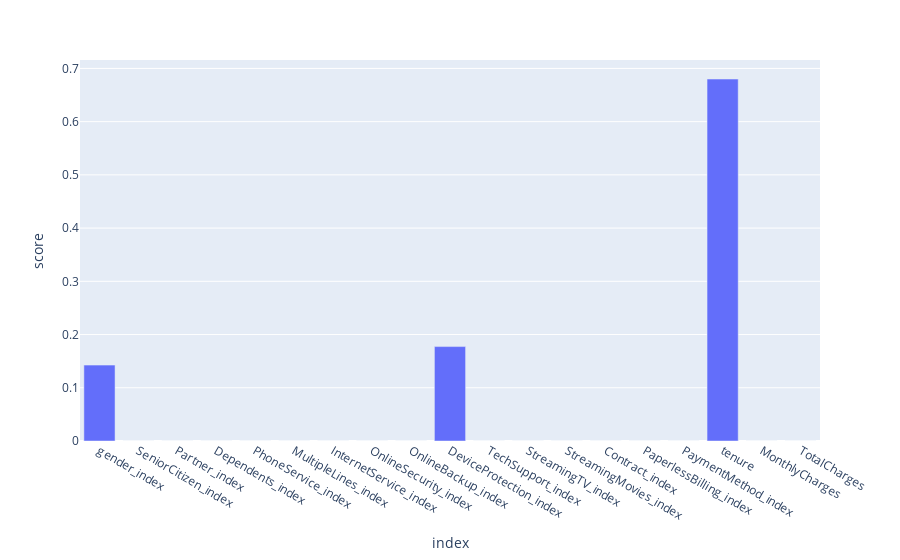

The cell this chart's notebook holds for it:
### Markdown cell above
We were asked to recommend a solution to reduce the customer churn.

### Code cell
feature_importance = model.featureImportances
scores = [score for i ,score in enumerate(feature_importance)]
df=pd.DataFrame(scores,columns=['score'],index=categorical_features_indexer+numerical_features)
px.bar(df,y='score')

### Figure 1 — Plotly figure (JSON) as saved in the notebook; plotly's stock layout.template omitted (floating-point values rounded to 4 significant figures)
{"data": [{"alignmentgroup": "True", "hovertemplate": "index=%{x}<br>score=%{y}<extra></extra>", "legendgroup": "", "marker": {"color": "#636efa", "pattern": {"shape": ""}}, "name": "", "offsetgroup": "", "orientation": "v", "showlegend": false, "textposition": "auto", "type": "bar", "x": ["gender_index", "SeniorCitizen_index", "Partner_index", "Dependents_index", "PhoneService_index", "MultipleLines_index", "InternetService_index", "OnlineSecurity_index", "OnlineBackup_index", "DeviceProtection_index", "TechSupport_index", "StreamingTV_index", "StreamingMovies_index", "Contract_index", "PaperlessBilling_index", "PaymentMethod_index", "tenure", "MonthlyCharges", "TotalCharges"], "xaxis": "x", "y": [0.1426, 0, 0, 0, 0, 0, 0, 0, 0, 0.1774, 0, 0, 0, 0, 0, 0, 0.68, 0, 0], "yaxis": "y"}], "layout": {"barmode": "relative", "legend": {"tracegroupgap": 0}, "margin": {"t": 60}, "xaxis": {"anchor": "y", "domain": [0, 1], "title": {"text": "index"}}, "yaxis": {"anchor": "x", "domain": [0, 1], "title": {"text": "score"}}}}
